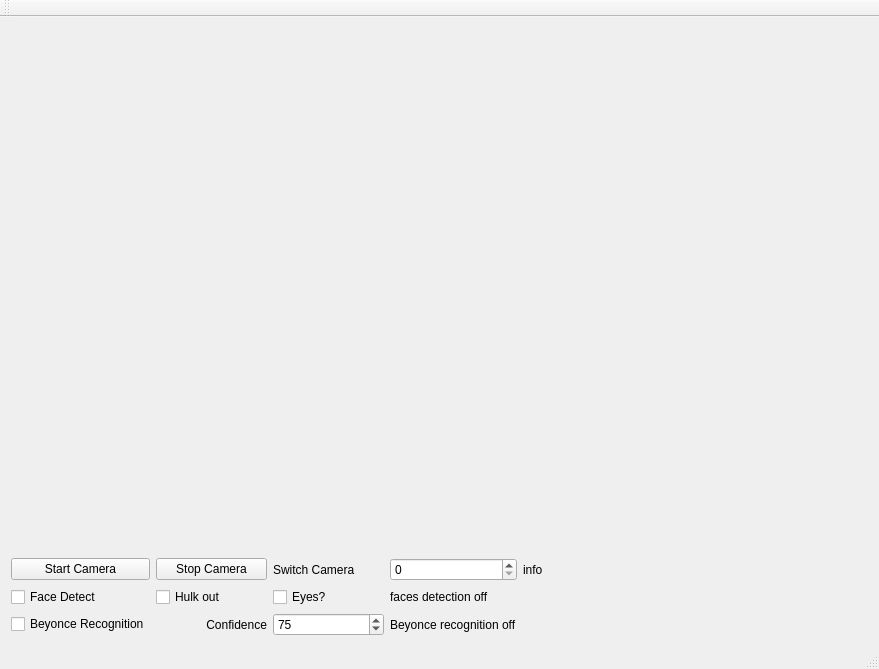
<?xml version="1.0" encoding="UTF-8"?>
<ui version="4.0">
 <class>MainWindow</class>
 <widget class="QMainWindow" name="MainWindow">
  <property name="geometry">
   <rect>
    <x>0</x>
    <y>0</y>
    <width>879</width>
    <height>669</height>
   </rect>
  </property>
  <property name="windowTitle">
   <string>MainWindow</string>
  </property>
  <widget class="QWidget" name="face_gui_centralWidget">
   <property name="layoutDirection">
    <enum>Qt::LeftToRight</enum>
   </property>
   <layout class="QGridLayout" name="gridLayout">
    <item row="1" column="0">
     <spacer name="verticalSpacer">
      <property name="orientation">
       <enum>Qt::Vertical</enum>
      </property>
      <property name="sizeHint" stdset="0">
       <size>
        <width>20</width>
        <height>40</height>
       </size>
      </property>
     </spacer>
    </item>
    <item row="3" column="0">
     <widget class="QCheckBox" name="face_detect_checkBox">
      <property name="text">
       <string>Face Detect</string>
      </property>
      <property name="checked">
       <bool>false</bool>
      </property>
     </widget>
    </item>
    <item row="0" column="0" colspan="7">
     <widget class="QLabel" name="video_frame_label">
      <property name="text">
       <string/>
      </property>
     </widget>
    </item>
    <item row="2" column="0">
     <widget class="QPushButton" name="start_pushButton">
      <property name="text">
       <string>Start Camera</string>
      </property>
     </widget>
    </item>
    <item row="1" column="6">
     <spacer name="verticalSpacer_2">
      <property name="orientation">
       <enum>Qt::Vertical</enum>
      </property>
      <property name="sizeHint" stdset="0">
       <size>
        <width>20</width>
        <height>40</height>
       </size>
      </property>
     </spacer>
    </item>
    <item row="4" column="0">
     <widget class="QCheckBox" name="face_recognition_checkBox">
      <property name="enabled">
       <bool>true</bool>
      </property>
      <property name="text">
       <string>Beyonce Recognition</string>
      </property>
     </widget>
    </item>
    <item row="4" column="1">
     <widget class="QLabel" name="confidence_label">
      <property name="text">
       <string>Confidence</string>
      </property>
      <property name="alignment">
       <set>Qt::AlignRight|Qt::AlignTrailing|Qt::AlignVCenter</set>
      </property>
     </widget>
    </item>
    <item row="2" column="4">
     <widget class="QLabel" name="info_label">
      <property name="enabled">
       <bool>true</bool>
      </property>
      <property name="text">
       <string>info</string>
      </property>
     </widget>
    </item>
    <item row="2" column="3">
     <widget class="QSpinBox" name="camera_spinBox"/>
    </item>
    <item row="4" column="2">
     <widget class="QSpinBox" name="confidence_spinBox">
      <property name="value">
       <number>75</number>
      </property>
     </widget>
    </item>
    <item row="2" column="2">
     <widget class="QLabel" name="label">
      <property name="text">
       <string>Switch Camera</string>
      </property>
     </widget>
    </item>
    <item row="4" column="3">
     <widget class="QLabel" name="face_recognition_label">
      <property name="text">
       <string>Beyonce recognition off</string>
      </property>
     </widget>
    </item>
    <item row="3" column="3">
     <widget class="QLabel" name="face_detect_label">
      <property name="text">
       <string>faces detection off</string>
      </property>
     </widget>
    </item>
    <item row="2" column="1">
     <widget class="QPushButton" name="stop_pushButton">
      <property name="text">
       <string>Stop Camera</string>
      </property>
     </widget>
    </item>
    <item row="3" column="1">
     <widget class="QCheckBox" name="hulk_checkBox">
      <property name="text">
       <string>Hulk out</string>
      </property>
     </widget>
    </item>
    <item row="3" column="2">
     <widget class="QCheckBox" name="eyes_checkBox">
      <property name="text">
       <string>Eyes?</string>
      </property>
     </widget>
    </item>
   </layout>
  </widget>
  <widget class="QMenuBar" name="menuBar">
   <property name="geometry">
    <rect>
     <x>0</x>
     <y>0</y>
     <width>879</width>
     <height>22</height>
    </rect>
   </property>
  </widget>
  <widget class="QToolBar" name="mainToolBar">
   <attribute name="toolBarArea">
    <enum>TopToolBarArea</enum>
   </attribute>
   <attribute name="toolBarBreak">
    <bool>false</bool>
   </attribute>
  </widget>
  <widget class="QStatusBar" name="statusBar"/>
 </widget>
 <layoutdefault spacing="6" margin="11"/>
 <resources/>
 <connections/>
</ui>
